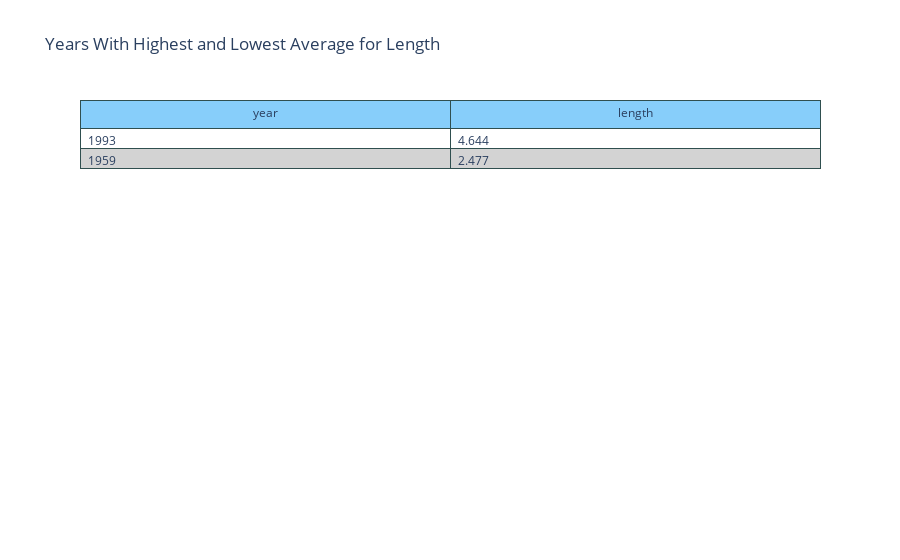

The cell this chart's notebook holds for it:
### Markdown cell above
Song lengths increased until peaking in the 90s, specifially the early 90s. In the age of streaming, average hit song
lengths are now decreasing, perhaps in an effort to increase the number of streams.

### Code cell
most_least("length")

### Figure 1 — Plotly figure (JSON) as saved in the notebook; plotly's stock layout.template omitted (floating-point values rounded to 4 significant figures)
{"data": [{"cells": {"align": "left", "fill": {"color": [["white", "lightgrey", "white", "lightgrey", "white", "white", "lightgrey", "white", "lightgrey", "white"]]}, "line": {"color": "darkslategray"}, "values": [[1993, 1959], [4.644, 2.477]]}, "header": {"align": "center", "fill": {"color": "lightskyblue"}, "line": {"color": "darkslategray"}, "values": ["year", "length"]}, "type": "table"}], "layout": {"autosize": true, "title": {"text": "Years With Highest and Lowest Average for Length"}}}
